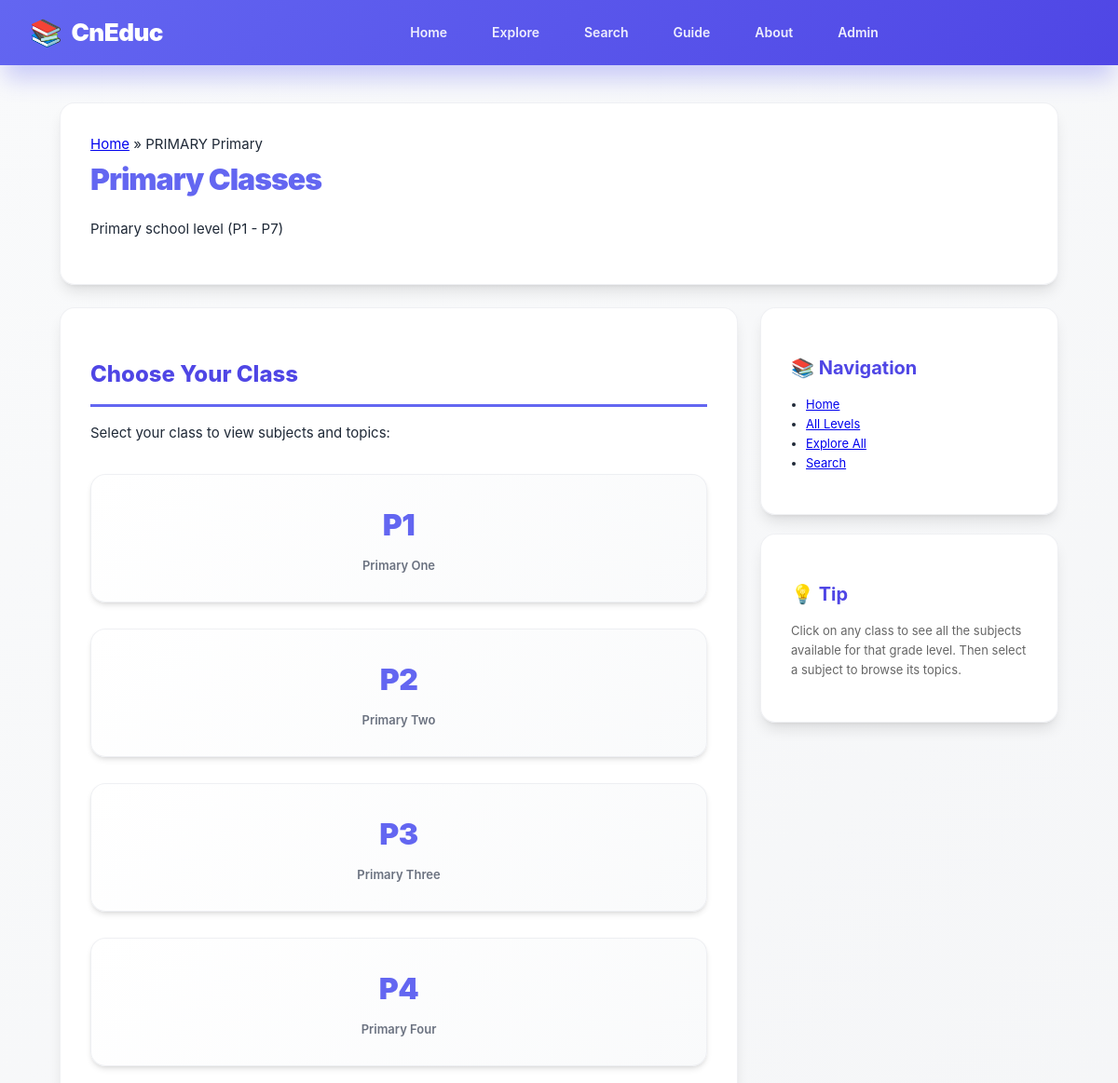
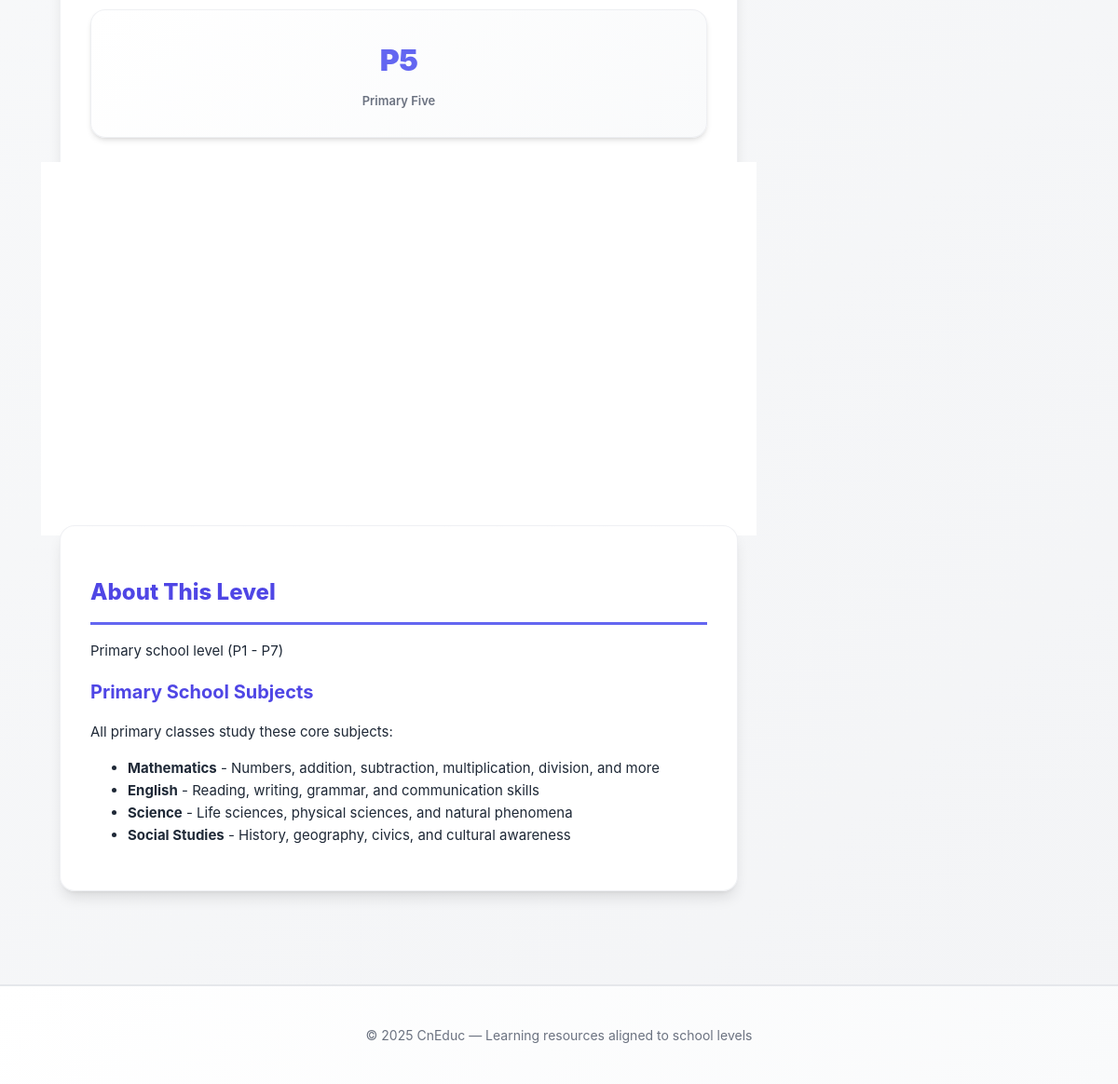
/classes.php?level_id=1, run on the app's committed database (2 pictures, top to bottom).
### tables this page shows
CREATE TABLE IF NOT EXISTS `levels` (
  `id` INT AUTO_INCREMENT PRIMARY KEY,
  `name` VARCHAR(100) NOT NULL,
  `description` TEXT,
  `slug` VARCHAR(100) NOT NULL UNIQUE
);

CREATE TABLE IF NOT EXISTS `classes` (
  `id` INT AUTO_INCREMENT PRIMARY KEY,
  `level_id` INT NOT NULL,
  `name` VARCHAR(50) NOT NULL,
  `description` TEXT,
  `position` INT DEFAULT 0,
  FOREIGN KEY (`level_id`) REFERENCES `levels`(`id`) ON DELETE CASCADE,
  UNIQUE KEY `level_class` (`level_id`, `name`)
);

### includes/functions.php (called while the page is built, shortened)
<?php
require_once __DIR__ . '/db.php';
function get_level($id) {
    global $mysqli;
    $id = (int)$id;
    $res = $mysqli->query("SELECT * FROM levels WHERE id = $id");
    return $res ? $res->fetch_assoc() : null;
}
function get_classes_by_level($level_id) {
    global $mysqli;
    $level_id = (int)$level_id;
    $res = $mysqli->query("SELECT * FROM classes WHERE level_id = $level_id ORDER BY position, id");
    return $res ? $res->fetch_all(MYSQLI_ASSOC) : [];
}

### classes.php (the view, shortened to what this page needs)
<?php
require_once __DIR__ . '/includes/functions.php';
$level_id = (int)$_GET['level_id'];
$level = get_level($level_id);
$classes = get_classes_by_level($level_id);
include __DIR__ . '/includes/header.php';
$badge = ($level_id === 1)
    ? '<span class="primary-badge">PRIMARY</span>'
    : ( ($level_id === 2)
        ? '<span class="secondary-badge">SECONDARY</span>'
        : '<span class="university-badge">UNIVERSITY</span>'
      );
?>
<div class="content-wrapper">
  <div class="card">
    <div class="breadcrumb"><a href="index.php">Home</a> &raquo; <?php echo $badge; ?> <?php echo htmlspecialchars($level['name']); ?></div>
    <h1><?php echo htmlspecialchars($level['name']); ?> Classes</h1>
    <p><?php echo htmlspecialchars($level['description']); ?></p>
  </div>
  <div class="grid">
    <main class="main">
      <div class="card">
        <h2>Choose Your Class</h2>
        <p>Select your class to view subjects and topics:</p>
        <div class="grid-2">
          <?php foreach ($classes as $class): ?>
            <a href="subjects.php?class_id=<?php echo $class['id']; ?>" class="class-card">
              <div class="class-card-title"><?php echo htmlspecialchars($class['name']); ?></div>
              <div class="class-card-subtitle"><?php echo htmlspecialchars($class['description']); ?></div>
            </a>
          <?php endforeach; ?>
        </div>
      </div>
      <div class="card">
        <h2>About This Level</h2>
        <p><?php echo htmlspecialchars($level['description']); ?></p>
        <?php if ($level_id === 1): ?>
          <h3>Primary School Subjects</h3>
          <p>All primary classes study these core subjects:</p>
          <ul>
            <li><strong>Mathematics</strong> - Numbers, addition, subtraction, multiplication, division, and more</li>
            <li><strong>English</strong> - Reading, writing, grammar, and communication skills</li>
            <li><strong>Science</strong> - Life sciences, physical sciences, and natural phenomena</li>
            <li><strong>Social Studies</strong> - History, geography, civics, and cultural awareness</li>
          </ul>
        <?php endif; ?>
      </div>
    </main>
    <aside class="sidebar">
      <div class="card">
        <h3>📚 Navigation</h3>
        <ul style="font-size: 13px; padding-left: 16px;">
          <li><a href="index.php">Home</a></li>
          <li><a href="levels.php">All Levels</a></li>
          <li><a href="explore.php">Explore All</a></li>
          <li><a href="search.php">Search</a></li>
        </ul>
      </div>
      <div class="card">
        <h3>💡 Tip</h3>
        <p style="font-size: 13px; color: #666;">
          Click on any class to see all the subjects available for that grade level. Then select a subject to browse its topics.
        </p>
      </div>
    </aside>
  </div>
</div>
<?php include __DIR__ . '/includes/footer.php'; ?>

### includes/header.php (shortened to what this page needs)
<!doctype html>
<html>
<head>
  <link rel="stylesheet" href="<?php echo (strpos($_SERVER['REQUEST_URI'], '/admin/') !== false) ? '../assets/style.css' : 'assets/style.css'; ?>" type="text/css">
</head>
<body>
  <header class="site-header">
    <div class="container">
      <a class="site-title" href="index.php">CnEduc</a>
      <nav class="site-nav">
        <a href="index.php">Home</a>
        <a href="explore.php">Explore</a>
        <a href="search.php">Search</a>
        <a href="how_to_use.php">Guide</a>
        <a href="about.php">About</a>
        <a href="admin/login.php">Admin</a>
      </nav>
    </div>
  </header>
  <div class="container">

### includes/footer.php (shortened to what this page needs)
  </div>
  <footer class="footer">
    <div class="container">&copy; <?php echo date('Y'); ?> CnEduc — Learning resources aligned to school levels</div>
  </footer>
</body>
</html>

### includes/header.php (style rules this page uses)
* { box-sizing: border-box; -webkit-box-sizing: border-box; -moz-box-sizing: border-box; }
html { scroll-behavior: smooth; -ms-overflow-style: scrollbar; }
body { margin: 0; padding: 0; }

### data on the page
levels: name "Primary", description "Primary school level (P1 - P7)"
classes: name "P1", description "Primary One"
classes: name "P2", description "Primary Two"
classes: name "P3", description "Primary Three"
classes: name "P4", description "Primary Four"
classes: name "P5", description "Primary Five"
